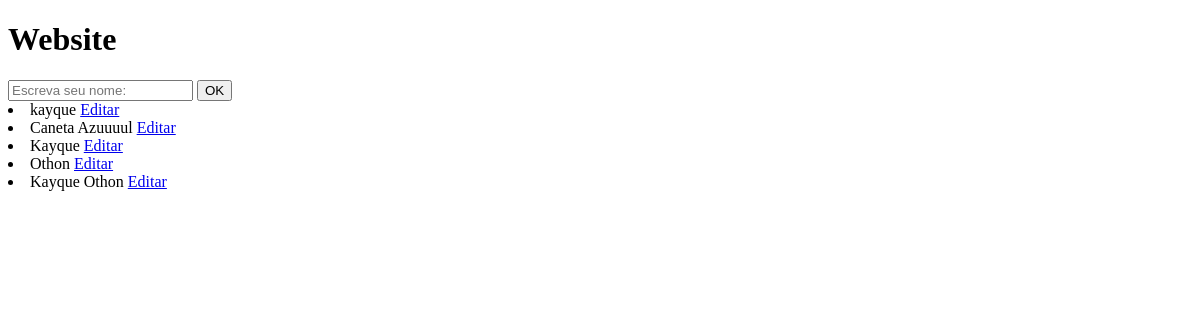
Before: / with the older database file.
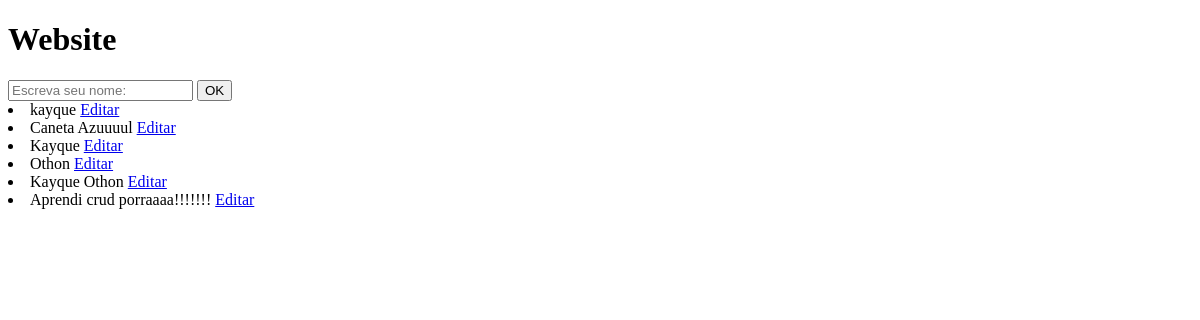
After: the same page with the newer database file.
### MyPage/models.py (models this page shows, shortened)
class MyUsers(models.Model):
    name = models.CharField(max_length=50)

### MyPage/views.py (the view)
# urls.py: path('', MyPagess),
def MyPagess(request):
    data = {}
    data['myusers'] = MyUsers.objects.all()
    return render(request, 'MyPage/index.html', data)

### MyPage/Templates/MyPage/index.html (shortened to what this page needs)
<!DOCTYPE html>
<html lang="en">
<head>
</head>
<body>
    <h1>Website</h1>
    <form method="POST" action=" {% url 'create' %} ">
        <input type="text" name="name" placeholder="Escreva seu nome:">
        <input type="submit" name="submit-name" value="OK">
    </form>
    {%for item in myusers%}
        <li>{{item.name}} <a href="{% url 'editar' item.id %}">Editar</a></li>
    {%endfor%}
</body>
</html>

Changed rows visible on the page:
added MyUsers: name "Aprendi crud porraaaa!!!!!!!"
